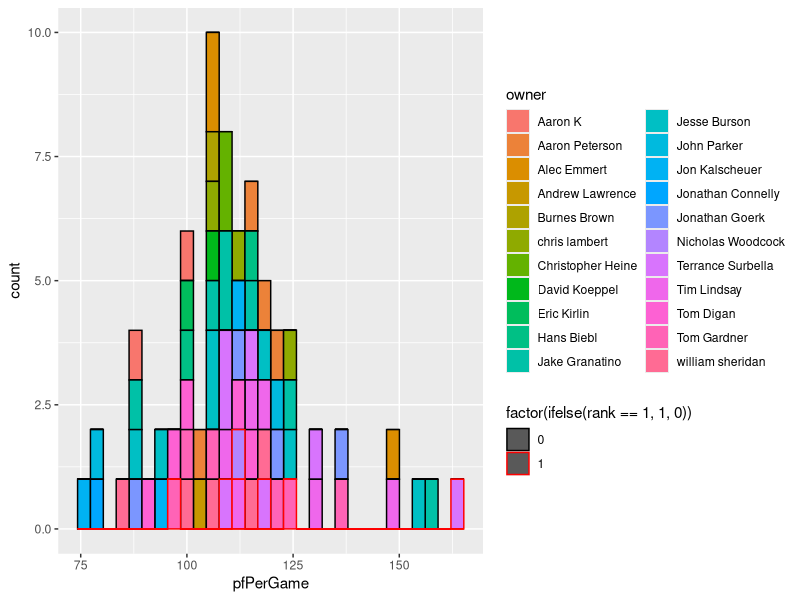

The R source for this figure:
## ---- chunk 1
knitr::opts_chunk$set(echo = TRUE)
options(knitr.table.format = "html", self.contained=TRUE) 

library(kableExtra)
library(readxl)
library(stringr)
library(ggplot2)
library(tidyverse)
library(knitr)
library(jsonlite)

# Read in raw data
data <- readxl::read_xlsx("NapoliBallersHistory.xlsx")

# Clean columns
names(data) <- str_to_lower(names(data))
names(data)[names(data) == 'pf/g'] <- "pfPerGame"
names(data)[names(data) == 'pa/g'] <- "paPerGame"
names(data)[names(data) == 'diff'] <- "pointDiff"
data$year <- as.character(data$year)
## ---- chunk 2
kable(data, table.attr = "id=\"rawdata\"")
## ---- chunk 3
# Make owner participation table
ownerTable <- data %>% 
  group_by(owner) %>% 
  summarize(count = n()) %>% 
  arrange(desc(count), owner)

# Find unique years and owners
years <- unique(as.character(data$year))
owners <- unique(data$owner)

# Build ownerTable
for (y in years) {
  ownerTable[[y]] <- " " 
}

# Populate ownerTable
for (col in 3:ncol(ownerTable)) {
  for (row in 1:nrow(ownerTable)) {
    years_compare <- unlist(data %>% filter(owner == as.character(ownerTable[row,1])) %>% select(year))
    ownerTable[row,col] <- ifelse(  years[col-2] %in% unlist( years_compare ) ,"X"," ")
  }
}

kable(ownerTable, table.attr = "id=\"ownertable\"")
## ---- chunk 4
# Summarize results
rankTable <- data %>% count(owner, rank)  %>% filter(rank<=3)
rankTable <- rankTable %>% spread(key = rank, value = n, fill = 0)
newNames <- c("owner", "1st Place", "2nd Place", "3rd Place")
colnames(rankTable) <- newNames

winsTable <- data %>% group_by(owner) %>% summarize(Wins = sum(w), Losses = sum(l), Ties = sum(tie))  

performanceTable <- full_join(rankTable, winsTable, by="owner") %>% mutate_all(funs(replace(., which(is.na(.)), 0)))

kable(performanceTable, table.attr = "id=\"performancetable\"")
## ---- chunk 5
#jsonData <- jsonlite::toJSON( data %>% filter(rank<=3) )
#jsonData

cat(
  paste(
  '<script>
    var medalStandYears = ',toJSON(data %>% distinct(year)),';
    var medalStandData = ',toJSON(data %>% filter(rank<=3)),';
console.log(medalStandYears)    
console.log(medalStandData);
  </script>'
  , sep="")
)

## ---- chunk 6
# Points For plot
pfData <- data %>% filter(!is.na(pfPerGame))
pfPlot <- ggplot(pfData, aes(x=pfPerGame, fill=owner))
pfPlot + geom_histogram(aes(color=factor(ifelse(rank==1,1,0)))) + scale_color_manual(values = c("black", "red"))
